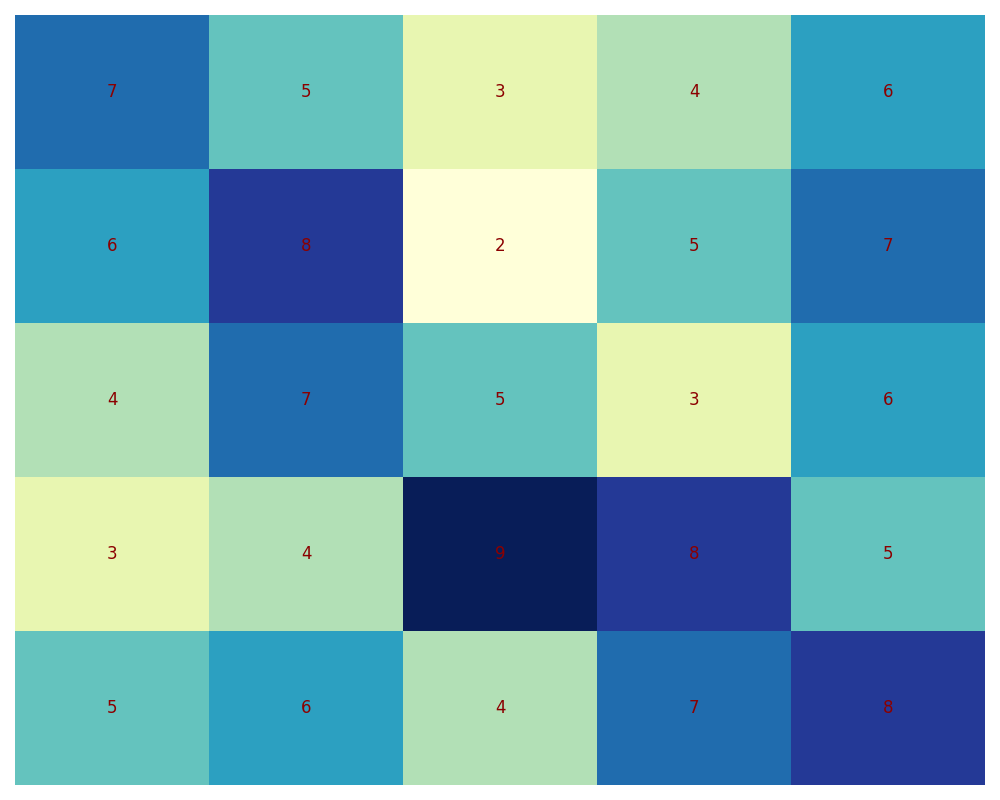

Write Python code to recreate this figure.
import matplotlib.pyplot as plt
import numpy as np

influence_matrix = np.array([
    [7, 5, 3, 4, 6],
    [6, 8, 2, 5, 7],
    [4, 7, 5, 3, 6],
    [3, 4, 9, 8, 5],
    [5, 6, 4, 7, 8],
])

fig, ax = plt.subplots(figsize=(10, 8))

cax = ax.imshow(influence_matrix, cmap='YlGnBu', aspect='auto', interpolation='nearest')

# Remove stylistic elements: legends, grids, and borders
ax.set_xticks([])
ax.set_yticks([])
ax.spines['top'].set_visible(False)
ax.spines['right'].set_visible(False)
ax.spines['bottom'].set_visible(False)
ax.spines['left'].set_visible(False)

for i in range(len(influence_matrix)):
    for j in range(len(influence_matrix[0])):
        ax.text(j, i, influence_matrix[i, j], ha='center', va='center', color='darkred', fontsize=12)

plt.tight_layout()

plt.show()
